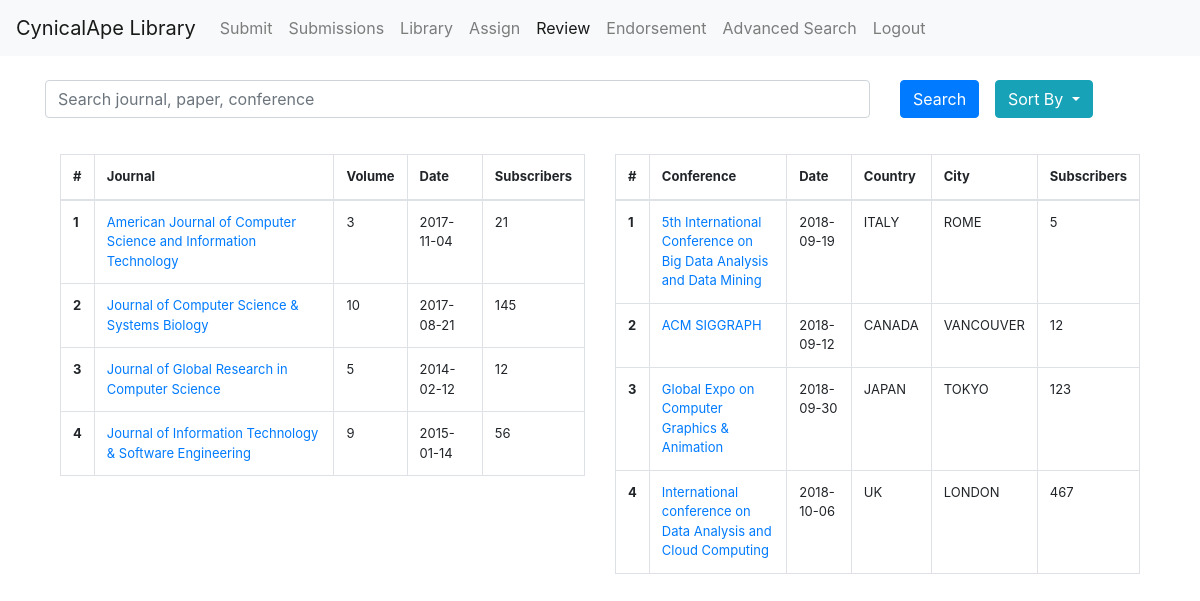
The app's page /code/library.php with its own data.
### tables this page shows
CREATE TABLE journals (
	journalID INT UNSIGNED NOT NULL,
	volume INT,
	journalDate DATE NOT NULL,
	subscriber_count INT DEFAULT 0,
	PRIMARY KEY (journalID, journalDate),
	FOREIGN KEY(journalID)
		REFERENCES organizations(ID)
		ON DELETE CASCADE
);

CREATE TABLE organizations (
	ID INT UNSIGNED AUTO_INCREMENT PRIMARY KEY,
	title VARCHAR(120) NOT NULL,
	creation_date TIMESTAMP DEFAULT CURRENT_TIMESTAMP
);

CREATE TABLE conferences(
	conferenceID INT UNSIGNED NOT NULL,
	conferenceDate DATE NOT NULL UNIQUE,
	subscriber_count INT DEFAULT 0,
	country VARCHAR(50) NOT NULL,
	city_name VARCHAR(50) NOT NULL,
	weblink VARCHAR(100),
	PRIMARY KEY (conferenceID, conferenceDate),
	FOREIGN KEY (conferenceID)
		REFERENCES organizations(ID)
		ON DELETE CASCADE
);

### code/conferencesearchresult.php (the view, shortened to what this page needs)
<?php
include 'connection.php';
$orderbykey = "title";
$whereclaus = "";
$sql = "SELECT title, conferenceDate, country, city_name, subscriber_count
            FROM conferences JOIN organizations ON ID = conferenceID
            $whereclaus
            ORDER BY $orderbykey;";
$result = $conn->query($sql);
echo "<table class = 'table table-bordered table-hover'>";
echo "<thead>";
echo "<tr>";
echo "<th scope='col'>#</th>";
echo "<th scope='col'>Conference</th>";
echo "<th scope='col'>Date</th>";
echo "<th scope='col'>Country</th>";
echo "<th scope='col'>City</th>";
echo "<th scope='col'>Subscribers</th>";
echo "</tr>";
echo "</thead>";
echo "<tbody>";
if ($result->num_rows > 0) {
    $rowcount = 0;
    while($row = $result->fetch_assoc()) {
        $title = $row['title'];
        $conferenceDate= $row['conferenceDate'];
        $country = $row['country'];
        $city_name = $row['city_name'];
        $subscriber_count = $row['subscriber_count'];
        $rowcount = $rowcount + 1;
        echo "<tr>";
        echo "<th scope='row'>$rowcount</th>";
        echo "<td><a href='infopage.php?info=$title'>$title</a></td>";
        echo "<td> $conferenceDate</td>";
        echo "<td> $country </td>";
        echo "<td> $city_name </td>";
        echo "<td> $subscriber_count </td>";
        echo "</tr>";
    }
    echo "</tbody>";
    echo "</table>";
} else {
    echo "</tbody>";
    echo "</table>";
    echo "<p align='center'> No result with that title </p>";
}
?>

### code/journalsearchresult.php (shortened to what this page needs)
    <?php
    include 'connection.php';
$orderbykey = "title";
$whereclaus = "";
$sql = "SELECT journalID, title, volume, journalDate, subscriber_count
            FROM journals JOIN organizations ON ID = journalID
            $whereclaus
            ORDER BY $orderbykey;";
	$result = $conn->query($sql);
echo "<table class = 'table table-bordered table-hover'>";
echo "<thead>";
echo "<tr>";
echo "<th scope='col'>#</th>";
echo "<th scope='col'>Journal</th>";
echo "<th scope='col'>Volume</th>";
echo "<th scope='col'>Date</th>";
echo "<th scope='col'>Subscribers</th>";
echo "</tr>";
echo "</thead>";
echo "<tbody>";
	if ($result->num_rows > 0) {
		$rowcount = 0;
		while($row = $result->fetch_assoc()) {
		    $journalID = $row['journalID'];
		    $title = $row['title'];
		    $volume = $row['volume'];
		    $journalDate = $row['journalDate'];
		    $subsCount = $row['subscriber_count'];
			$rowcount = $rowcount + 1;
			echo "<tr>";
			echo "<th scope='row'>$rowcount</th>";
			echo "<td><a href='infopage.php?info=$journalID'>$title</a></td>";
			echo "<td> $volume</td>";
			echo "<td> $journalDate </td>";
			echo "<td> $subsCount </td>";
			echo "</tr>";
		}
        echo "</tbody>";
        echo "</table>";
	} else {
        echo "</tbody>";
        echo "</table>";
        echo "<p align='center'> No result with that title </p>";
	}
?>

### records on screen
journals: journalID.title "American Journal of Computer Science and Information Technology", volume "3", journalDate "2017-11-04", subscriber_count "21"
journals: journalID.title "Journal of Computer Science & Systems Biology", volume "10", journalDate "2017-08-21", subscriber_count "145"
journals: journalID.title "Journal of Global Research in Computer Science", volume "5", journalDate "2014-02-12", subscriber_count "12"
journals: journalID.title "Journal of Information Technology & Software Engineering", volume "9", journalDate "2015-01-14", subscriber_count "56"
conferences: conferenceID.title "5th International Conference on Big Data Analysis and Data Mining", conferenceDate "2018-09-19", country "ITALY", city_name "ROME", subscriber_count "5"
conferences: conferenceID.title "ACM SIGGRAPH", conferenceDate "2018-09-12", country "CANADA", city_name "VANCOUVER", subscriber_count "12"
conferences: conferenceID.title "Global Expo on Computer Graphics & Animation", conferenceDate "2018-09-30", country "JAPAN", city_name "TOKYO", subscriber_count "123"
conferences: conferenceID.title "International conference on Data Analysis and Cloud Computing", conferenceDate "2018-10-06", country "UK", city_name "LONDON", subscriber_count "467"
